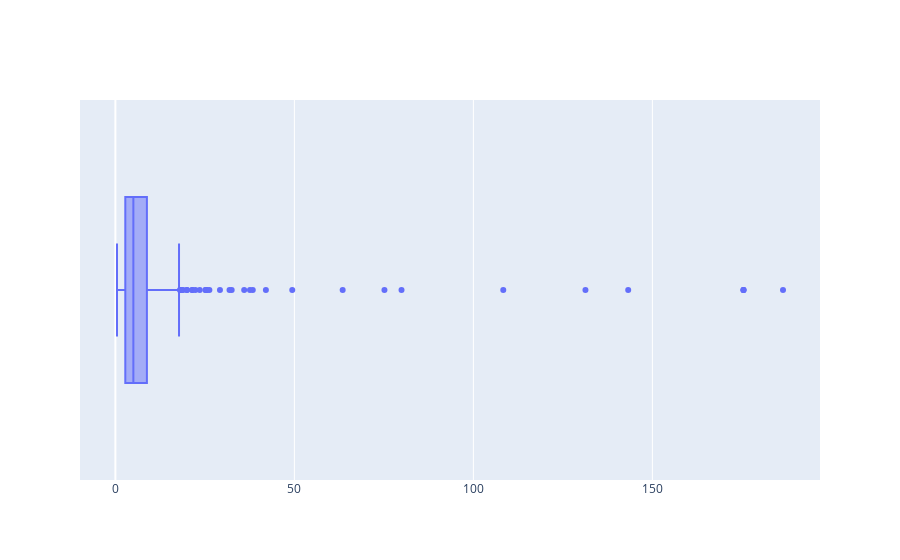

The code cell stored with this chart in its notebook:
### Markdown cell above
__Box plot__

### Code cell
plt.figure(figsize=(10, 8))

fig = go.Figure()

# cats = ['Microcontrollers', 'Embedded Processors and Controllers']

fig.add_trace(go.Box(x=parts['price'][parts.category_name == 'Microcontrollers'],
                         name='Microcontrollers'))

fig.update_yaxes(title='y', visible=False, showticklabels=False)
fig.show()

### Figure 1 — Plotly figure (JSON) as saved in the notebook; plotly's stock layout.template omitted (floating-point values rounded to 4 significant figures; data arrays with more than 128 entries replaced by an {"elided": "..."} marker saying what was removed)
{"data": [{"name": "Microcontrollers", "type": "box", "x": {"elided": "861 float values"}}], "layout": {"yaxis": {"showticklabels": false, "title": {"text": "y"}, "visible": false}}}
